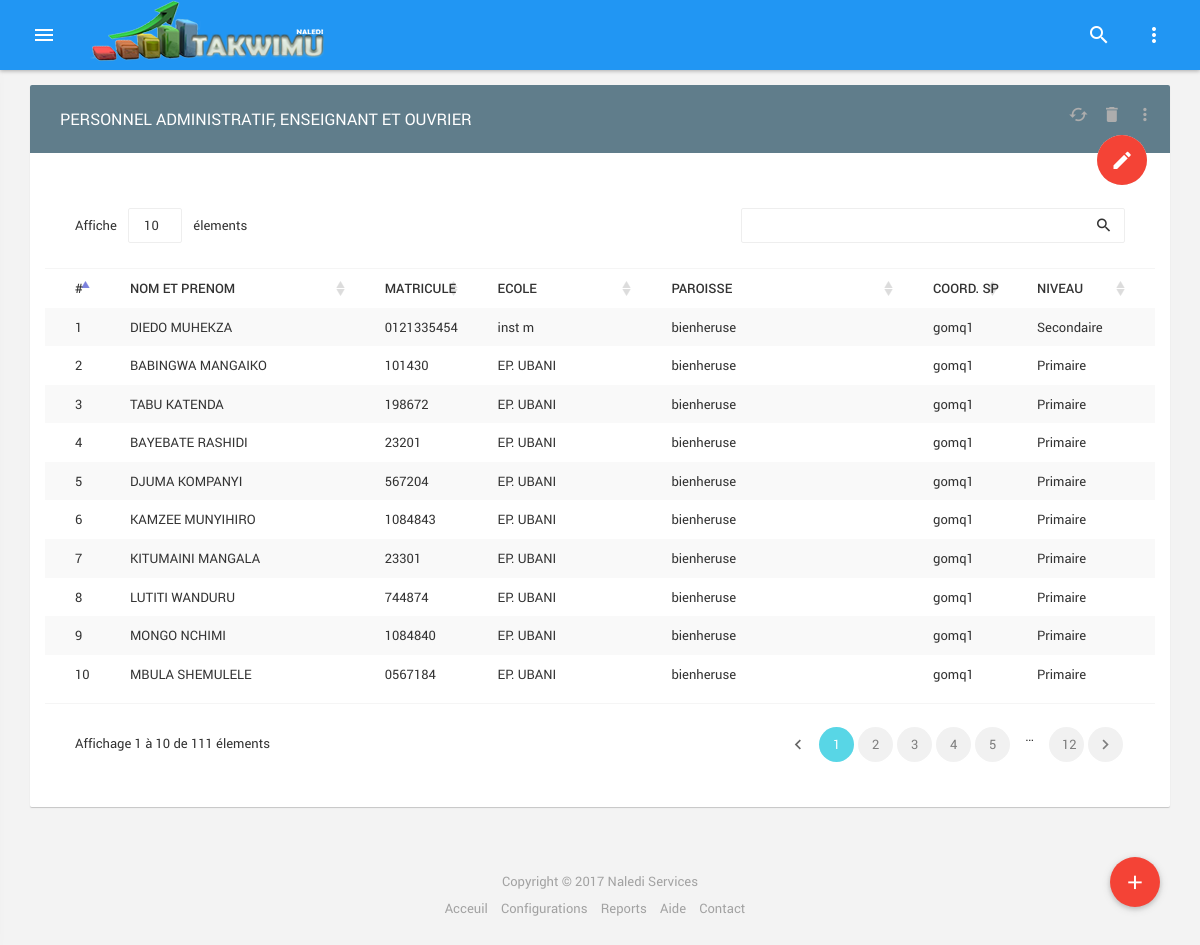
Screenshot of /public/gestion_personnel.php (signed in) with the database file from the repository.
### tables this page shows
CREATE TABLE `personnel` (
  `id` int(11) NOT NULL,
  `matricule_p` varchar(200) NOT NULL,
  `nom_p` varchar(200) NOT NULL,
  `date_nais_p` date NOT NULL,
  `sex_p` varchar(10) NOT NULL,
  `date_eng_p` date DEFAULT NULL,
  `nat_p` varchar(200) NOT NULL,
  `sifa_p` varchar(200) NOT NULL,
  `conf_p` varchar(200) NOT NULL,
  `date_dip` date DEFAULT NULL,
  `qualdip_p` varchar(200) NOT NULL,
  `date_pro_p` date DEFAULT NULL,
  `grade_anc_p` varchar(200) NOT NULL,
  `grade_act_p` varchar(200) NOT NULL,
  `annee_pre_p` varchar(200) NOT NULL,
  `fonct_p` varchar(200) NOT NULL,
  `ecole_affect` int(11) NOT NULL
);

CREATE TABLE `ecole2` (
  `id` int(11) NOT NULL,
  `nom_ecole` varchar(200) NOT NULL,
  `matricule` varchar(200) NOT NULL,
  `compte_bancaire` varchar(200) NOT NULL,
  `id_niveau` varchar(200) NOT NULL,
  `belongs_to` int(11) NOT NULL,
  `liste_option` varchar(200) NOT NULL,
  `liste_class` varchar(200) NOT NULL,
  `arrete_agr` varchar(200) NOT NULL,
  `adress_exact` varchar(200) NOT NULL
);

CREATE TABLE `paroisse2` (
  `id` int(11) NOT NULL,
  `nom_paroisse` varchar(200) NOT NULL,
  `belongs_to` int(11) NOT NULL
);

CREATE TABLE `coordination_sp` (
  `id` int(11) NOT NULL,
  `nom_coord_sp` varchar(200) NOT NULL,
  `belongs_to` int(11) NOT NULL
);

### templates/gestion_personnel_templates.php (the view, shortened to what this page needs)
<header id="header" class="clearfix" data-ma-theme="blue">
            <ul class="h-inner">
                <li class="hi-trigger ma-trigger" data-ma-action="sidebar-open" data-ma-target="#sidebar">
                    <div class="line-wrap">
                        <div class="line top"></div>
                        <div class="line center"></div>
                        <div class="line bottom"></div>
                    </div>
                </li>
                <li class="hidden-xs">
                    <a href="index.html" class="m-l-10">
                        <img src="img/demo/logo.png" alt="">
                    </a>
                </li>
                <li class="pull-right">
                    <ul class="hi-menu">
                        <li data-ma-action="search-open">
                            <a href="#"><i class="him-icon zmdi zmdi-search"></i></a>
                        </li>
                        <li class="dropdown">
                            <a data-toggle="dropdown" href="#"><i class="him-icon zmdi zmdi-more-vert"></i></a>
                        </li>
                    </ul>
                </li>
            </ul>
        </header>
<section id="main">
            <section id="content">
                <div class="container">
                    <div class="card">
                    <?php if(isset($_SESSION['current_session'])): ?>
                        <div id="todo1" class="card">
                            <div class="card-header bgm-bluegray ch-alt m-b-20">
                                <h2>PERSONNEL ADMINISTRATIF, ENSEIGNANT ET OUVRIER</h2>
                                <ul class="actions">
                                        <li>
                                            <a href="#">
                                                <i class="zmdi zmdi-refresh-alt"></i>
                                            </a>
                                        </li>
                                        <li>
                                            <a href="#">
                                                <i class="zmdi zmdi-delete"></i>
                                            </a>
                                        </li>
                                        <li class="dropdown">
                                            <a href="#" data-toggle="dropdown">
                                                <i class="zmdi zmdi-more-vert"></i>
                                            </a>
                                        </li>
                                    </ul>
                            </div>
                            <div class="card-body ">
                                <div class="t-add">
                                    <i class="bgm-red ta-btn zmdi zmdi-edit" data-ma-action="todo-form-open"></i>
                                    <?php
                                    $personnel_tab = query("SELECT * FROM personnel order by nom_p ");
    ?>
                                </div>
                                <div class="list-group">
                                    <div class="list-group-item media">
                                     <div class="col-sm-12">
                            <table id="data-table-basic" class="table table-condensed table-striped table-bordered">
                                <thead>
                                <tr class="tbl_left">
                                    <th>#</th>
                                    <th>Nom et prenom</th>
                                    <th>Matricule</th>
                                    <th>Ecole</th>
                                    <th>Paroisse</th>
                                    <th>Coord. SP</th>
                                    <th>Niveau</th>
                                </tr>
                                </thead>
                                <tbody>
                                <?php
                                $num = 1;
                                $table_personnel = query("SELECT * FROM personnel");
                                    foreach ($table_personnel as $row)
                                    {
                                        $ecole_e_detail = query("SELECT ecole2.*, sous_div.nom_sous_div, paroisse2.nom_paroisse, coordination_sp.nom_coord_sp, diocese.nom_diocese FROM ecole2, sous_div, paroisse2, coordination_sp, diocese WHERE ecole2.belongs_to = sous_div.id AND sous_div.belongs_to = paroisse2.id AND paroisse2.belongs_to = coordination_sp.id AND coordination_sp.belongs_to = diocese.id and ecole2.id = ?",$row["ecole_affect"]);
                                        echo("<tr>");
                                        echo("<td>" . $num . "</td>");
                                        echo("<td>" . $row["nom_p"] . "</td>");
                                        echo("<td>" . $row["matricule_p"] . "</td>");
                                        echo("<td>" . $ecole_e_detail[0]["nom_ecole"] . "</td>");
                                        echo("<td>" . $ecole_e_detail[0]["nom_paroisse"] . "</td>");
                                        echo("<td>" . $ecole_e_detail[0]["nom_coord_sp"] . "</td>");
                                        echo("<td>" . $ecole_e_detail[0]["id_niveau"] . "</td>");
                                        echo("</tr>");
                                        $num++;
                                    }
                                ?>
                                </tbody>
                            </table>
                                     </div>
                                    </div>
                                </div>
                            </div>
                        </div>
                        <button class="btn btn-float btn-danger m-btn waves-effect waves-circle waves-float" data-toggle="modal" href="#modalAjouterParoisse"><i class="zmdi zmdi-plus" ></i></button>
                    <?php endif; ?>
                    </div>
                </div>
            </section>
        </section>
        <footer id="footer">
            Copyright &copy; 2017 Naledi Services
            <ul class="f-menu">
                <li><a href="#">Acceuil</a></li>
                <li><a href="#">Configurations</a></li>
                <li><a href="#">Reports</a></li>
                <li><a href="#">Aide</a></li>
                <li><a href="#">Contact</a></li>
            </ul>
        </footer>

### public/gestion_personnel.php (shortened to what this page needs)
<?php
    if ($_SERVER["REQUEST_METHOD"] == "POST")
    {
        $matricule_p = htmlentities(trim($_POST["matricule_p"]));
        $nom_p = htmlentities(trim($_POST["nom_p"]));
        $date_nais_p = $_POST["date_nais_p"];
        $sex_p = htmlentities(trim($_POST["sex_p"]));
        $date_eng_p = htmlentities(trim($_POST["date_eng_p"]));
        $nat_p = htmlentities(trim($_POST["nat_p"]));
        $class_p = htmlentities(trim($_POST["class_p"]));
        $sifa_p  = htmlentities(trim($_POST["sifa_p"]));
        $conf_p = htmlentities(trim($_POST["conf_p"]));
        $date_dip = htmlentities(trim($_POST["date_dip"]));
        $qualdip_p = htmlentities(trim($_POST["qualdip_p"]));
        $date_pro_p = htmlentities(trim($_POST["date_pro_p"]));
        $grade_anc_p = htmlentities(trim($_POST["grade_anc_p"]));
        $grade_act_p = htmlentities(trim($_POST["grade_act_p"]));
        $annee_pre_p = $_POST["annee_pre_p"]."";
        $fonct_p = htmlentities(trim($_POST["fonct_p"]));
        $select_ecole_affecter = htmlentities(trim($_POST["select_ecole_affecter"]));
        if(empty($matricule_p) ||
        empty($nom_p)||
        empty($date_nais_p)||
        empty($sex_p)||
        empty($date_eng_p)||
        empty($nat_p)||
        empty($sifa_p)||
        empty($conf_p)||
        empty($date_dip)||
        empty($qualdip_p)||
        empty($grade_anc_p)||
        empty($grade_act_p)||
        empty($fonct_p)||
        empty($select_ecole_affecter))
        {
           apologize("Veiller completer tous les champs SVP.".$annee_pre_p);
        }
        else {
            if (empty($class_p)) {
                $class_p = 0;
            }
            $rows = query("SELECT * FROM personnel where matricule_p = ? and nom_p = ?",$matricule_p, $nom_p);
            if (count($rows) == 0 )
            {
                if (query("INSERT INTO `personnel`( `matricule_p`, `nom_p`, `date_nais_p`, `sex_p`, `date_eng_p`, `nat_p`, `sifa_p`, `conf_p`, `date_dip`, `qualdip_p`, `date_pro_p`, `grade_anc_p`, `grade_act_p`, `annee_pre_p`, `fonct_p`, `ecole_affect`, id_class) VALUES (?,?,?,?,?,?,?,?,?,?,?,?,?,?,?,?,?)",
                    $matricule_p,$nom_p,$date_nais_p,$sex_p,$date_eng_p,$nat_p,$sifa_p,$conf_p,$date_dip,$qualdip_p,$date_pro_p,$grade_anc_p,$grade_act_p,$annee_pre_p,$fonct_p,$select_ecole_affecter,$class_p) === false) {
                    apologize("Une erreur s'est produite.");
                }
                else {
                    success("Personnel enregistré et affecté");
                }
            }
            else {
               apologize("Ce personnel existe déjà.");
            }
        }
    }
    else
    {
        $table_paroisse = query("SELECT * FROM paroisse");
        render("gestion_personnel_templates.php", ["title" => "Gestion du personnel","table_paroisse" => $table_paroisse]);
	}
?>

### includes/functions.php (shortened to what this page needs)
<?php
    function query()
    {
        $sql = func_get_arg(0);
        $parameters = array_slice(func_get_args(), 1);
        static $handle;
        if (!isset($handle))
        {
            try
            {
                $handle = new PDO("mysql:dbname=" . DATABASE . ";host=" . SERVER, USERNAME, PASSWORD);
                $handle->setAttribute(PDO::ATTR_EMULATE_PREPARES, false);
            }
            catch (Exception $e)
            {
                trigger_error($e->getMessage(), E_USER_ERROR);
                exit;
            }
        }
        $statement = $handle->prepare($sql);
        $results = $statement->execute($parameters);
        if ($results !== false)
        {
            return $statement->fetchAll(PDO::FETCH_ASSOC);
        }
        else
        {
            return false;
        }
    }
    function render($template, $values = [], $titleid = [])
    {
        if (file_exists("../templates/$template"))
        {
            extract($values);
            extract($titleid);
            require("../templates/header.php");
            require("../templates/$template");
            require("../templates/footer.php");
        }
        else
        {
            trigger_error("Invalid template: $template", E_USER_ERROR);
        }
    }
?>

### templates/header.php (shortened to what this page needs)
<!DOCTYPE html>
<head>
        <link href="vendors/bower_components/fullcalendar/dist/fullcalendar.min.css" rel="stylesheet">
        <link href="vendors/bower_components/animate.css/animate.min.css" rel="stylesheet">
        <link href="vendors/bower_components/sweetalert2/dist/sweetalert2.min.css" rel="stylesheet">
        <link href="vendors/bower_components/material-design-iconic-font/dist/css/material-design-iconic-font.min.css" rel="stylesheet">
        <link href="vendors/bower_components/malihu-custom-scrollbar-plugin/jquery.mCustomScrollbar.min.css" rel="stylesheet">
        <link href="vendors/bower_components/bootstrap-select/dist/css/bootstrap-select.css" rel="stylesheet">
        <link href="vendors/bower_components/chosen/chosen.css" rel="stylesheet">
        <link href="vendors/bower_components/eonasdan-bootstrap-datetimepicker/build/css/bootstrap-datetimepicker.min.css" rel="stylesheet">
        <link href="vendors/bower_components/datatables.net-dt/css/jquery.dataTables.min.css" rel="stylesheet">
        <link href="css/app_1.min.css" rel="stylesheet">
        <link href="css/app_2.min.css" rel="stylesheet">
        <link href="css/demo.css" rel="stylesheet">
    </head>
    <body>

### templates/footer.php (shortened to what this page needs)
</body>
</html>

### public/css/demo.css (style rules this page uses)
.zmdi { font-size: 30px; }
#content { margin-top: -50px !important; }
.h-inner img { margin-top: -20px; }
tr>th { text-align: center !important; }
#todo1 { background: #FFF; color: #333; font-family:inherit; }
.t-add { top: 50px !important; }
.ta-btn { color: #fff !important; }
.t-add, .modal-content1 { background: #e2e2e2; }
.tbl_left th { text-align: left !important; }

### rows the page displays
personnel: nom_p "DIEDO MUHEKZA", matricule_p "0121335454", ecole_affect.nom_ecole "inst m", paroisse2.nom_paroisse "bienheruse", coordination_sp.nom_coord_sp "gomq1", ecole_affect.id_niveau "Secondaire"
personnel: nom_p "BABINGWA MANGAIKO", matricule_p "101430", ecole_affect.nom_ecole "EP. UBANI", paroisse2.nom_paroisse "bienheruse", coordination_sp.nom_coord_sp "gomq1", ecole_affect.id_niveau "Primaire"
personnel: nom_p "TABU KATENDA", matricule_p "198672", ecole_affect.nom_ecole "EP. UBANI", paroisse2.nom_paroisse "bienheruse", coordination_sp.nom_coord_sp "gomq1", ecole_affect.id_niveau "Primaire"
personnel: nom_p "BAYEBATE RASHIDI", matricule_p "23201", ecole_affect.nom_ecole "EP. UBANI", paroisse2.nom_paroisse "bienheruse", coordination_sp.nom_coord_sp "gomq1", ecole_affect.id_niveau "Primaire"
personnel: nom_p "DJUMA KOMPANYI", matricule_p "567204", ecole_affect.nom_ecole "EP. UBANI", paroisse2.nom_paroisse "bienheruse", coordination_sp.nom_coord_sp "gomq1", ecole_affect.id_niveau "Primaire"
personnel: nom_p "KAMZEE MUNYIHIRO", matricule_p "1084843", ecole_affect.nom_ecole "EP. UBANI", paroisse2.nom_paroisse "bienheruse", coordination_sp.nom_coord_sp "gomq1", ecole_affect.id_niveau "Primaire"
personnel: nom_p "KITUMAINI MANGALA", matricule_p "23301", ecole_affect.nom_ecole "EP. UBANI", paroisse2.nom_paroisse "bienheruse", coordination_sp.nom_coord_sp "gomq1", ecole_affect.id_niveau "Primaire"
personnel: nom_p "LUTITI WANDURU", matricule_p "744874", ecole_affect.nom_ecole "EP. UBANI", paroisse2.nom_paroisse "bienheruse", coordination_sp.nom_coord_sp "gomq1", ecole_affect.id_niveau "Primaire"
personnel: nom_p "MONGO NCHIMI", matricule_p "1084840", ecole_affect.nom_ecole "EP. UBANI", paroisse2.nom_paroisse "bienheruse", coordination_sp.nom_coord_sp "gomq1", ecole_affect.id_niveau "Primaire"
personnel: nom_p "MBULA SHEMULELE", matricule_p "0567184", ecole_affect.nom_ecole "EP. UBANI", paroisse2.nom_paroisse "bienheruse", coordination_sp.nom_coord_sp "gomq1", ecole_affect.id_niveau "Primaire"
